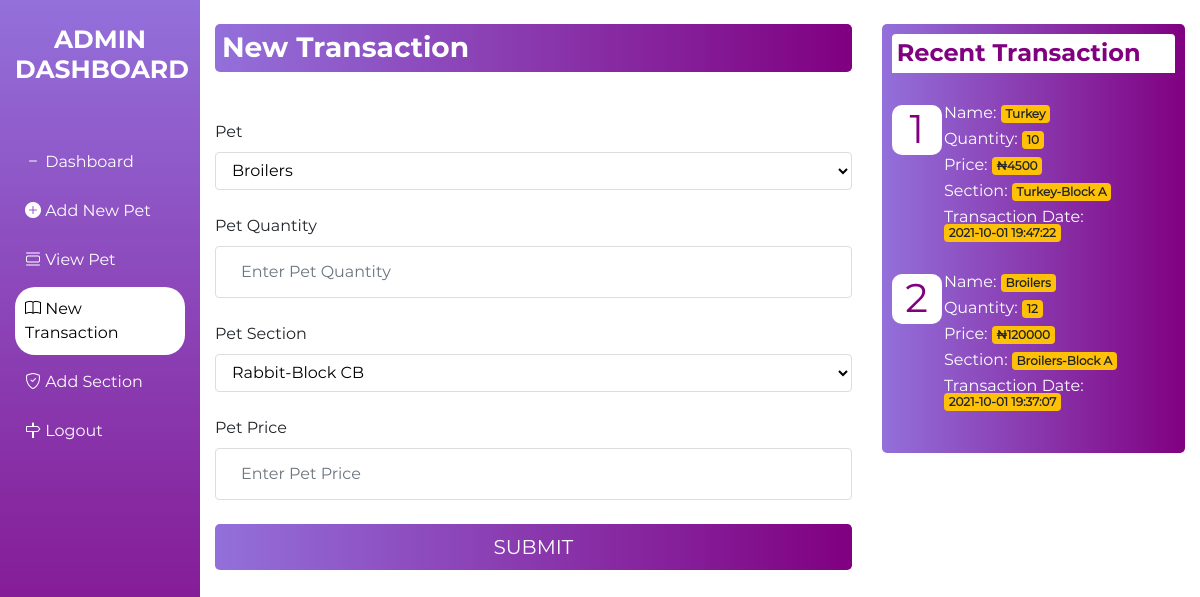
The app's page /trans.php with its own data.
### tables this page shows
CREATE TABLE `trans` (
  `id` int(11) NOT NULL,
  `pname` varchar(110) NOT NULL,
  `section` varchar(110) NOT NULL,
  `quantity` varchar(110) NOT NULL,
  `sdate` timestamp NOT NULL DEFAULT current_timestamp() ON UPDATE current_timestamp(),
  `price` varchar(11) NOT NULL
);

### trans.php (the view, shortened to what this page needs)
 <?php
include "include/db_connection.php"
?>
<!DOCTYPE html>
<html>
<head>
	<link rel="stylesheet" type="text/css" href="bootstrap/css/bootstrap.min.css">
	<link rel="stylesheet" type="text/css" href="bootstrap-icons/bootstrap-icons.css">
	<link href="css/animate.min.css" rel="stylesheet">
	<link rel="stylesheet" type="text/css" href="css/admin.css">
</head>
<body>
 <section id="main">
    <div class="container-fluid">
            <div class="row">
                <div class="col-md-2 sidebar">
                    <br>
                    <h3>ADMIN DASHBOARD</h3>
                    <br><br>
                    <ul>
                        <li><a  href="dashboard.php"><span class="bi bi-dash"></span> Dashboard</a></li>
                        <li><a  href="new.php"><span class="bi bi-plus-circle-fill"></span> Add New Pet</a></li>
                        <li><a href="view.php"><span class="bi bi-view-list"></span> View Pet</a></li>
                        <li><a class="active" href="trans.php"><span class="bi bi-book"></span> New Transaction</a></li>
                        <li><a  href="section.php"><span class="bi bi-shield-check"></span> Add Section</a></li>
                        <li><a href="admin.php"><span class="bi bi-signpost"></span> Logout</a></li>
                    </ul>
                </div>
                <div class="col-md-10">
                    <br>
                    <div class="row">
                        <div class="col-md-8">
                            <h3>New Transaction</h3>
                            <br>
                                     <form id="formadd" name="form1" method="post">
                                <label>Pet</label>
                                 <select class="form-control" name="name" id="name">
                                    <?php
                                    $sql1 = "SELECT * FROM pet";
                                    $run2 = mysqli_query($dbcon,$sql1);
                                    while($rows = mysqli_fetch_assoc($run2)){
                                        ?>
                                        <option value="<?php echo $rows['pname']; ?>"><?php echo $rows['pname']; ?></option>
                                        <?php
                                    }
                                    ?>
                                </select>
                                <br>
                                 <label>Pet Quantity</label>
                                <input type="number" name="quan" id="quan" placeholder="Enter Pet Quantity" class="form-control" required>
                                <br>
                                <label>Pet Section</label>
                                <select class="form-control" name="section" id="section">
                                    <?php
                                    $sql1 = "SELECT * FROM section";
                                    $run2 = mysqli_query($dbcon,$sql1);
                                    while($rows = mysqli_fetch_assoc($run2)){
                                        ?>
                                        <option value="<?php echo $rows['section']; ?>-<?php echo $rows['block']; ?>"><?php echo $rows['section']; ?>-<?php echo $rows['block']; ?></option>
                                        <?php
                                    }
                                    ?>
                                </select>
                                <br>
                                 <label>Pet Price</label>
                                <input type="number" name="price" id="price" placeholder="Enter Pet Price" class="form-control" required>
                                <br>
                                <center><button class="btn btn-warning btn-lg btn-block firstbtn animate__animated animate__fadeInUp" id="save">
                SUBMIT
            </button>
                            </form>
                        </div>
                        <div class="col-md-4">
                            <div class="list">
                                <h4 style="color:purple;background-color: #fff;padding:  5px;border-radius:  4px 4px 0px 0px;font-family: Bold;">Recent Transaction</h4>
                                <br>
                                  <?php
                                 $counter = 1;
                                                $sql = "SELECT * FROM trans ORDER BY id DESC LIMIT 5";
                                                $run = mysqli_query($dbcon,$sql);
                                                while($row = mysqli_fetch_assoc($run)){
                                            ?>
                                   <div class="row">
                                                    <div class="col-2">
                                                       <h1 style="background-color: #fff;width: 50px;height: 50px;border-radius: 10px;text-align:center;color: purple;"><?php echo $counter++; ?></h1>
                                                    </div>
                                                    <div class="col-10">
                                                        <h6 style="color: #fff;line-height: 15px;">Name:  <badge class="badge badge-warning"><?php echo $row['pname']; ?></badge></h6>
                                                        <h6 style="color: #fff;line-height: 15px;">Quantity:   <badge class="badge badge-warning"><?php echo $row['quantity']; ?></badge></h6>
                                                         <h6 style="color: #fff;line-height: 15px;">Price:   <badge class="badge badge-warning">&#8358;<?php echo $row['price']; ?></badge></h6>
                                                         <h6 style="color: #fff;line-height: 15px;">Section:   <badge class="badge badge-warning"><?php echo $row['section']; ?></badge></h6>
                                                         <h6 style="color: #fff;line-height: 15px;">Transaction Date:  <badge class="badge badge-warning"><?php echo $row['sdate']; ?></badge></h6>
                                                    </div>
                                                </div>
                                                <br>
                                            <?php } ?>
                            </div>
                        </div>
                    </div>
                  </div>
              </div>
          </div>
    </section>
</body>
</html>

### css/admin.css (style rules this page uses)
* { margin:0; padding: 0; font-family: Mont; }
#main { height: 100%; border-radius: 20px; }
.sidebar { height: 100vh; background-image: linear-gradient( mediumpurple, purple); }
#main .col-md-2 h3 { color: #fff; font-size: 25px; text-align: center; font-family: Bold; }
#main ul { list-style: none; overflow: hidden; padding: 0; width: 100%; }
#main li a { text-decoration: none; margin-bottom: 5px; padding: 10px; color: #fff; display: block; width: 100%; }
#main li .active { background-color: #fff; color: #000; border-radius: 20px; }
#main .col-md-8 h3 { background-image: linear-gradient(to right, mediumpurple, purple); padding: 7px; color: #fff; font-family: Bold; border-radius: 5px; }
#main .col-md-8 button { background-image: linear-gradient(to right, mediumpurple, purple); border: none; box-shadow: 0px; color: #fff; }
#main .col-md-8 input { padding: 25px; border: 1px solid #ddd; box-shadow: 0px; }
#main .col-md-8 select { border: 1px solid #ddd; box-shadow: 0px; color: #000 !important; }
#main .col-md-8 option { color: #000 !important; }
#main .list { background-image: linear-gradient(to right, mediumpurple, purple); padding: 10px; border-radius: 5px; }

### records on screen
trans: pname "Turkey", quantity "10", price "4500", section "Turkey-Block A", sdate "2021-10-01 19:47:22"
trans: pname "Broilers", quantity "12", price "120000", section "Broilers-Block A", sdate "2021-10-01 19:37:07"

### other values on screen
form field name "Broilers"
form field section "Rabbit-Block CB"
